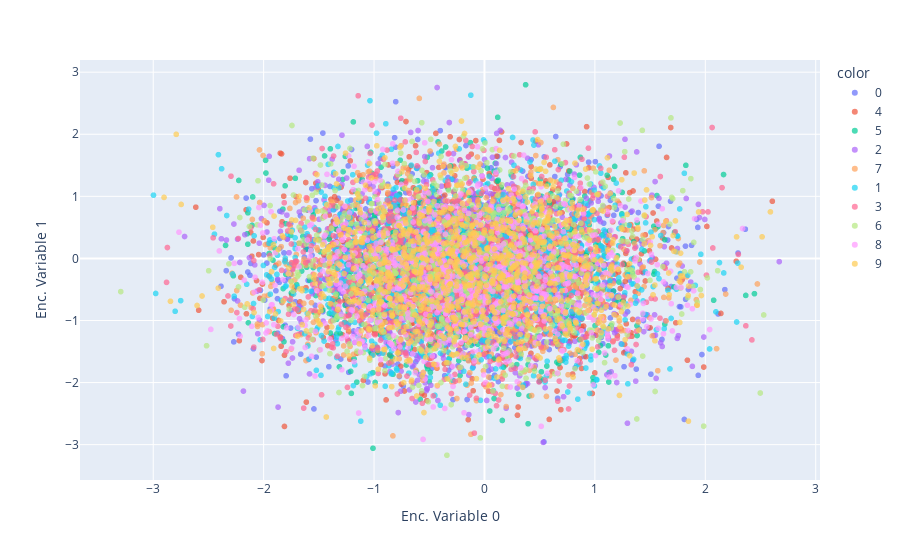

Write notebook code for a chart like this one.
### Code cell
from tqdm import tqdm

encoded_samples = []

for sample in tqdm(test_ds):
    img = sample[0].unsqueeze(0).to(device)
    label = sample[1]
    # Encode image
    model.eval()
    with torch.no_grad():
        encoded_img  = model.encoderNN(img)
    # Append to list
    encoded_img = encoded_img.flatten().cpu().numpy()
    encoded_sample = {f"Enc. Variable {i}": enc for i, enc in enumerate(encoded_img)}
    encoded_sample['label'] = label
    encoded_samples.append(encoded_sample)
    
encoded_samples = pd.DataFrame(encoded_samples)
encoded_samples


from sklearn.manifold import TSNE
import plotly.express as px

px.scatter(encoded_samples, x='Enc. Variable 0', y='Enc. Variable 1', color=encoded_samples.label.astype(str), opacity=0.7)

### Figure 1 — Plotly figure (JSON) as saved in the notebook; plotly's stock layout.template omitted (floating-point values rounded to 4 significant figures; data arrays with more than 128 entries replaced by an {"elided": "..."} marker saying what was removed)
{"data": [{"hovertemplate": "color=0<br>Enc. Variable 0=%{x}<br>Enc. Variable 1=%{y}<extra></extra>", "legendgroup": "0", "marker": {"color": "#636efa", "opacity": 0.7, "symbol": "circle"}, "mode": "markers", "name": "0", "showlegend": true, "type": "scattergl", "x": {"elided": "939 float values"}, "xaxis": "x", "y": {"elided": "939 float values"}, "yaxis": "y"}, {"hovertemplate": "color=4<br>Enc. Variable 0=%{x}<br>Enc. Variable 1=%{y}<extra></extra>", "legendgroup": "4", "marker": {"color": "#EF553B", "opacity": 0.7, "symbol": "circle"}, "mode": "markers", "name": "4", "showlegend": true, "type": "scattergl", "x": {"elided": "934 float values"}, "xaxis": "x", "y": {"elided": "934 float values"}, "yaxis": "y"}, {"hovertemplate": "color=5<br>Enc. Variable 0=%{x}<br>Enc. Variable 1=%{y}<extra></extra>", "legendgroup": "5", "marker": {"color": "#00cc96", "opacity": 0.7, "symbol": "circle"}, "mode": "markers", "name": "5", "showlegend": true, "type": "scattergl", "x": {"elided": "846 float values"}, "xaxis": "x", "y": {"elided": "846 float values"}, "yaxis": "y"}, {"hovertemplate": "color=2<br>Enc. Variable 0=%{x}<br>Enc. Variable 1=%{y}<extra></extra>", "legendgroup": "2", "marker": {"color": "#ab63fa", "opacity": 0.7, "symbol": "circle"}, "mode": "markers", "name": "2", "showlegend": true, "type": "scattergl", "x": {"elided": "974 float values"}, "xaxis": "x", "y": {"elided": "974 float values"}, "yaxis": "y"}, {"hovertemplate": "color=7<br>Enc. Variable 0=%{x}<br>Enc. Variable 1=%{y}<extra></extra>", "legendgroup": "7", "marker": {"color": "#FFA15A", "opacity": 0.7, "symbol": "circle"}, "mode": "markers", "name": "7", "showlegend": true, "type": "scattergl", "x": {"elided": "1055 float values"}, "xaxis": "x", "y": {"elided": "1055 float values"}, "yaxis": "y"}, {"hovertemplate": "color=1<br>Enc. Variable 0=%{x}<br>Enc. Variable 1=%{y}<extra></extra>", "legendgroup": "1", "marker": {"color": "#19d3f3", "opacity": 0.7, "symbol": "circle"}, "mode": "markers", "name": "1", "showlegend": true, "type": "scattergl", "x": {"elided": "1084 float values"}, "xaxis": "x", "y": {"elided": "1084 float values"}, "yaxis": "y"}, {"hovertemplate": "color=3<br>Enc. Variable 0=%{x}<br>Enc. Variable 1=%{y}<extra></extra>", "legendgroup": "3", "marker": {"color": "#FF6692", "opacity": 0.7, "symbol": "circle"}, "mode": "markers", "name": "3", "showlegend": true, "type": "scattergl", "x": {"elided": "968 float values"}, "xaxis": "x", "y": {"elided": "968 float values"}, "yaxis": "y"}, {"hovertemplate": "color=6<br>Enc. Variable 0=%{x}<br>Enc. Variable 1=%{y}<extra></extra>", "legendgroup": "6", "marker": {"color": "#B6E880", "opacity": 0.7, "symbol": "circle"}, "mode": "markers", "name": "6", "showlegend": true, "type": "scattergl", "x": {"elided": "946 float values"}, "xaxis": "x", "y": {"elided": "946 float values"}, "yaxis": "y"}, {"hovertemplate": "color=8<br>Enc. Variable 0=%{x}<br>Enc. Variable 1=%{y}<extra></extra>", "legendgroup": "8", "marker": {"color": "#FF97FF", "opacity": 0.7, "symbol": "circle"}, "mode": "markers", "name": "8", "showlegend": true, "type": "scattergl", "x": {"elided": "909 float values"}, "xaxis": "x", "y": {"elided": "909 float values"}, "yaxis": "y"}, {"hovertemplate": "color=9<br>Enc. Variable 0=%{x}<br>Enc. Variable 1=%{y}<extra></extra>", "legendgroup": "9", "marker": {"color": "#FECB52", "opacity": 0.7, "symbol": "circle"}, "mode": "markers", "name": "9", "showlegend": true, "type": "scattergl", "x": {"elided": "945 float values"}, "xaxis": "x", "y": {"elided": "945 float values"}, "yaxis": "y"}], "layout": {"legend": {"title": {"text": "color"}, "tracegroupgap": 0}, "margin": {"t": 60}, "xaxis": {"anchor": "y", "domain": [0, 1], "title": {"text": "Enc. Variable 0"}}, "yaxis": {"anchor": "x", "domain": [0, 1], "title": {"text": "Enc. Variable 1"}}}}
